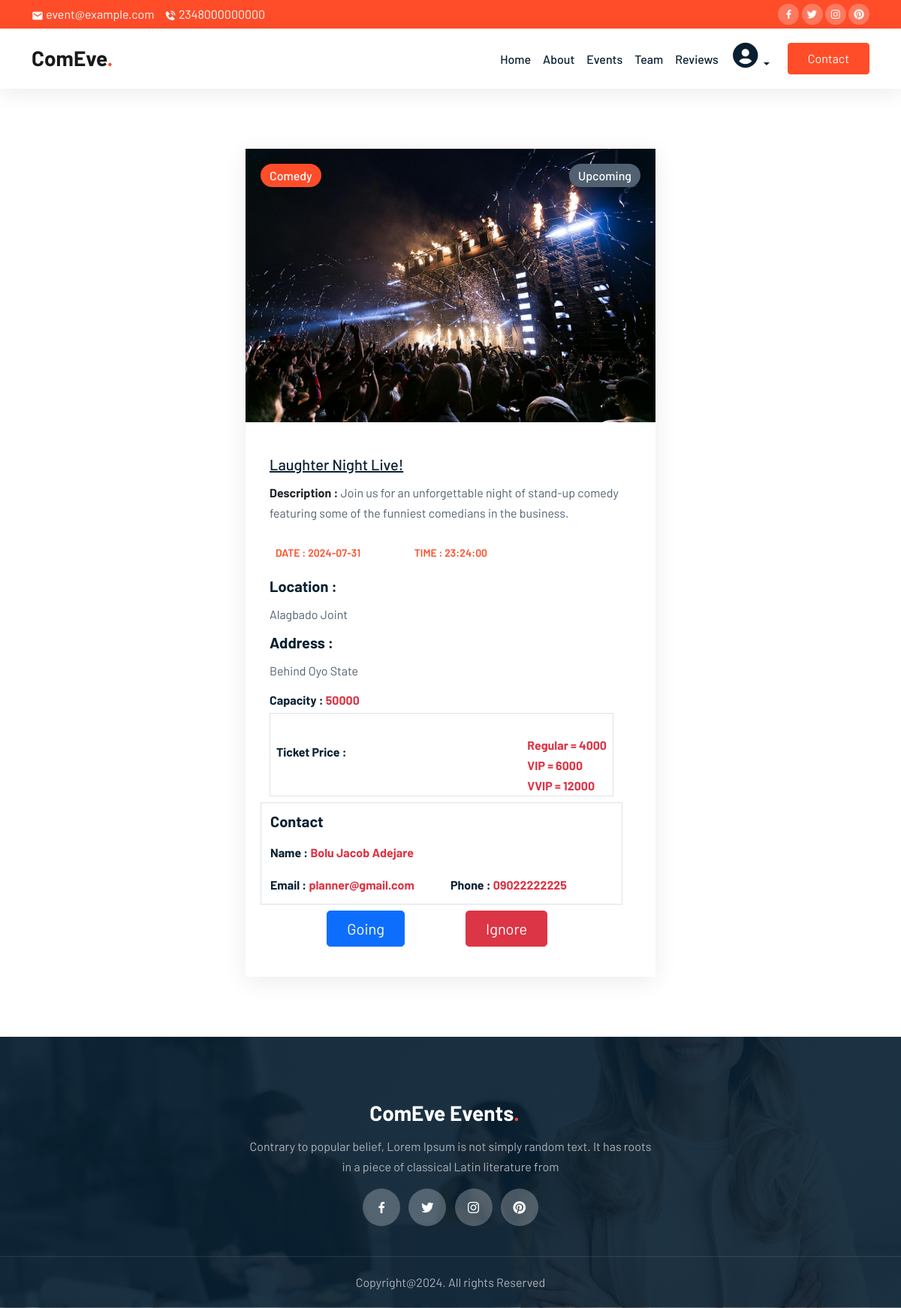
The page /single-event.php?event_id=9 (signed in) on the database its author committed.
### tables this page shows
CREATE TABLE `settings` (
  `setting_id` int(11) NOT NULL,
  `title` varchar(255) NOT NULL,
  `about` text NOT NULL,
  `logo` varchar(255) NOT NULL
);

CREATE TABLE `events` (
  `event_id` int(11) NOT NULL,
  `title` varchar(255) NOT NULL,
  `description` text NOT NULL,
  `category_id` int(11) NOT NULL,
  `date` date NOT NULL,
  `time` time NOT NULL,
  `center_id` int(11) NOT NULL,
  `flyer` varchar(255) NOT NULL,
  `user_id` int(11) NOT NULL,
  `created_at` datetime NOT NULL,
  `status` varchar(50) NOT NULL
);

CREATE TABLE `categories` (
  `category_id` int(11) NOT NULL,
  `name` varchar(50) NOT NULL,
  `description` text NOT NULL,
  `created_at` datetime NOT NULL
);

CREATE TABLE `event_center` (
  `center_id` int(11) NOT NULL,
  `name` varchar(255) NOT NULL,
  `description` text NOT NULL,
  `address` varchar(255) NOT NULL,
  `capacity` int(20) NOT NULL,
  `charge` int(20) NOT NULL,
  `image` varchar(255) NOT NULL,
  `user_id` int(11) NOT NULL,
  `created_at` datetime NOT NULL,
  `updated_on` datetime NOT NULL DEFAULT current_timestamp()
);

CREATE TABLE `prices` (
  `price_id` int(11) NOT NULL,
  `regular` int(11) NOT NULL,
  `vip` int(11) NOT NULL,
  `vvip` int(11) NOT NULL,
  `event_id` int(11) NOT NULL
);

CREATE TABLE `users` (
  `user_id` int(11) NOT NULL,
  `firstname` varchar(255) NOT NULL,
  `lastname` varchar(255) NOT NULL,
  `username` varchar(100) NOT NULL,
  `email` varchar(100) NOT NULL,
  `phone` varchar(100) NOT NULL,
  `password` varchar(255) NOT NULL,
  `image` varchar(255) NOT NULL,
  `user_role` varchar(50) NOT NULL DEFAULT 'normal_member',
  `created_at` datetime NOT NULL,
  `token` varchar(100) NOT NULL,
  `token_expired` timestamp(6) NOT NULL DEFAULT current_timestamp(6) ON UPDATE current_timestamp(6)
);

### single-event.php (the view, shortened to what this page needs)
<?php
include "./includes/header.php";
include "./includes/topNav.php";
if (isset($_GET['event_id'])) {
    $event_id =  $_SESSION['event_id'];
    $eventQuery = "SELECT * FROM events WHERE event_id = ?";
    $stmt10 = $conn->prepare($eventQuery);
    $stmt10->bind_param("i", $event_id);
    $stmt10->execute();
    $row = $stmt10->get_result()->fetch_assoc();
}
?>
<section id="events">
    <div class="container">
        <div class="row justify-content-center">
            <div class="col-md-6">
                <article class="blog-post">
                    <img src="./admin/uploads/<?= $row['flyer']; ?>" alt="">
                    <?php
                    $categoryQuery = "SELECT * FROM categories WHERE category_id = ?";
                    $stmt13 = $conn->prepare($categoryQuery);
                    $stmt13->bind_param("i", $row['category_id']);
                    $stmt13->execute();
                    $row1 = $stmt13->get_result()->fetch_assoc();
                    ?>
                    <a href="#" class="tag"><?= $row1['name'] ?></a>
                    <a href="#" class="tag1"><?= $row['status'] ?></a>
                    <div class="content">
                        <h5><a href="./single-event.php?event_id=<?= $row['event_id'] ?>"><?= $row['title'] ?></a></h5>
                        <p><span class="text-dark fw-bolder"> Description : </span><?= $row['description'] ?></p>
                        <div class="row">
                            <div class="col-lg-4 m-2">
                                <small>DATE : <?= $row['date'] ?></small>
                            </div>
                            <div class="col-lg-4 m-2">
                                <small>TIME : <?= $row['time'] ?></small>
                            </div>
                        </div>
                        <?php
                        $centerQuery = "SELECT * FROM event_center WHERE center_id = ?";
                        $stmt11 = $conn->prepare($centerQuery);
                        $stmt11->bind_param("i", $row['center_id']);
                        $stmt11->execute();
                        $row2 = $stmt11->get_result()->fetch_assoc();
                        ?>
                        <h5>Location : </h5><span><?= $row2['name'] ?></span>
                        <h5>Address : </h5><span><?= $row2['address'] ?></span>
                        <div class="row col-lg-12">
                            <div class="col-lg-12 my-2">
                            <div class="col-lg-12 my-2">
                                <h6> Capacity : <span class="text-danger"><?= $row2['capacity'] ?></span></h6>
                            </div>
                                <?php
                                $priceQuery = "SELECT * FROM prices WHERE event_id = ?";
                                $stmt15 = $conn->prepare($priceQuery);
                                $stmt15->bind_param("i", $row['event_id']);
                                $stmt15->execute();
                                $row5 = $stmt15->get_result()->fetch_assoc();
                                if ($row5) :
                                ?>
                                <div class="price col-lg-12 border px-2">
                                    <h6> Ticket Price : </h6><span class="text-danger fw-bolder"><?= '<br>' . 'Regular = ' . $row5['regular'] . '<br>' . 'VIP = ' . $row5['vip']. '<br>' . 'VVIP = ' . $row5['vvip'] ?></span>
                                </div>
                                <?php else : ?>
                                    <h6> Ticket Price : <span class="text-danger">Free</span></h6>
                                <?php endif; ?>
                            </div>
                        </div>
                        <div class="row col-lg-12 border">
                            <h5>Contact</h5>
                            <?php
                            $userQuery = "SELECT * FROM users WHERE user_id = ?";
                            $stmt12 = $conn->prepare($userQuery);
                            $stmt12->bind_param("i", $row['user_id']);
                            $stmt12->execute();
                            $row3 = $stmt12->get_result()->fetch_assoc();
                            ?>
                            <div class="col-lg-12 my-2">
                                <h6> Name : <span class="text-danger"><?= $row3['firstname'] . ' ' . $row3['lastname'] ?></span></h6>
                            </div>
                            <div class="col-lg-6 my-2">
                                <h6> Email : <span class="text-danger"><?= $row3['email'] ?></span></h6>
                            </div>
                            <div class="col-lg-6 my-2">
                                <h6> Phone : <span class="text-danger"><?= $row3['phone'] ?></span></h6>
                            </div>
                        </div>
                        <div class="row justify-content-center">
                            <div class="col-lg-4 m-2">
                                <?php if($row['status'] == 'Upcoming'): ?>
                                <button type="button" id="<?= $row['event_id'] ?>" class="btn btn-lg btn-primary goingBtn">Going</button>
                                <?php endif; ?>
                            </div>
                            <div class="col-lg-4 m-2">
                                <a href="./events.php" class="btn btn-lg btn-danger">Ignore</a>
                            </div>
                        </div>
                    </div>
                </article>
            </div>
        </div>
    </div>
</section>
<?php include "./includes/footer.php"; ?>
</body>
</html>

### includes/topNav.php (shortened to what this page needs)
<div class="top-nav" id="home">
    <div class="container">
        <div class="row justify-content-between">
            <div class="col-auto">
                <p> <i class='bx bxs-envelope'></i> event@example.com</p>
                <p> <i class='bx bxs-phone-call'></i> 2348000000000 </p>
            </div>
            <div class="col-auto social-icons">
                <a href="#"><i class='bx bxl-facebook'></i></a>
                <a href="#"><i class='bx bxl-twitter'></i></a>
                <a href="#"><i class='bx bxl-instagram'></i></a>
                <a href="#"><i class='bx bxl-pinterest'></i></a>
            </div>
        </div>
    </div>
</div>
<nav class="navbar navbar-expand-lg navbar-light bg-white sticky-top">
    <div class="container">
        <a class="navbar-brand" href="./"><?= $settings['title'] ?><span class="dot">.</span></a>
        <div class="collapse navbar-collapse" id="navbarNav">
            <ul class="navbar-nav ms-auto justify-content-center align-items-center ">
                <li class="nav-item">
                    <a class="nav-link" href="http://localhost/community/#home">Home</a>
                </li>
                <li class="nav-item">
                    <a class="nav-link" href="http://localhost/community/#about">About</a>
                </li>
                <li class="nav-item">
                    <a class="nav-link" href="#events">Events</a>
                </li>
                <li class="nav-item">
                    <a class="nav-link" href="http://localhost/community/#team">Team</a>
                </li>
                <li class="nav-item">
                    <a class="nav-link" href="http://localhost/community/#reviews">Reviews</a>
                </li>
                <li class="nav-item dropdown">
                    <a class="nav-link dropdown-toggle" href="#" role="button" data-bs-toggle="dropdown"><i class='bx bxs-user-circle h1'></i></a>
                </li>
            </ul>
            <a href="#" data-bs-toggle="modal" data-bs-target="#exampleModal" class="btn btn-brand ms-lg-3">Contact</a>
        </div>
    </div>
</nav>

### css/style.css (style rules this page uses)
:root { --brand: #ff4d29; --dark: #092032; --body: #516171; --border: rgba(0,0,0,0.08); --shadow: 0px 6px 30px rgba(0, 0, 0, 0.08); }
body { font-family: "Barlow", sans-serif; color: var(--body); line-height: 1.7; }
h1,h2,h3,h4,h5,h6, .display-1,.display-2,.display-3,.display-4 { font-weight: 700; color: var(--dark); }
img { width: 100%; }
a { color: var(--dark); transition: all 0.4s ease; font-weight: 500; }
section { padding-top: 80px; padding-bottom: 80px; }
.top-nav { background-color: var(--brand); color: #fff; padding-top: 5px; padding-bottom: 5px; }
.top-nav p { display: inline-block; margin-bottom: 0; margin-right: 10px; }
.top-nav span, .top-nav i { vertical-align: middle; }
.navbar { box-shadow: var(--shadow); }
.social-icons a { width: 28px; height: 28px; display: inline-flex; color: #fff; background-color: rgba(255, 255, 255, 0.25); text-decoration: none; align-items: center; justify-content: center; border-radius: 100px; }
.navbar .navbar-nav .nav-link { color: var(--dark); }
.navbar-brand { font-size: 28px; font-weight: 700; }
.navbar-brand .dot { color: var(--brand); }
.btn { padding: 8px 26px; }
.btn-brand { border-color: var(--brand); background-color: var(--brand); color: #fff; }
.blog-post { position: relative; background-color: #fff; box-shadow: var(--shadow); }
.blog-post .content { padding: 32px; }
.blog-post .tag { position: absolute; top: 20px; left: 20px; background-color: var(--brand); padding: 2px 12px; border-radius: 100px; text-decoration: none; color: #fff; }
.blog-post .tag1 { position: absolute; top: 20px; right: 20px; background-color: var(--body); padding: 2px 12px; border-radius: 100px; text-decoration: none; color: #fff; }
.blog-post h5 { margin-top: 12px; margin-bottom: 12px; }
.blog-post small { color: var(--brand); font-weight: 600; }
.blog-post .price { display: flex; flex-direction: row; justify-content: space-between; align-items: center; }

### rows shown on the page
settings: title "ComEve"
events: flyer (picture), status "Upcoming", title "Laughter Night Live!", description "Join us for an unforgettable night of stand-up comedy featuring some of the funniest comedians in the business.", date "2024-07-31", time "23:24:00"
categories: name "Comedy"
event_center: name "Alagbado Joint", address "Behind Oyo State", capacity "50000"
prices: regular "4000", vip "6000", vvip "12000"
users: firstname "Bolu Jacob", lastname "Adejare", email "planner@gmail.com", phone "09022222225"
